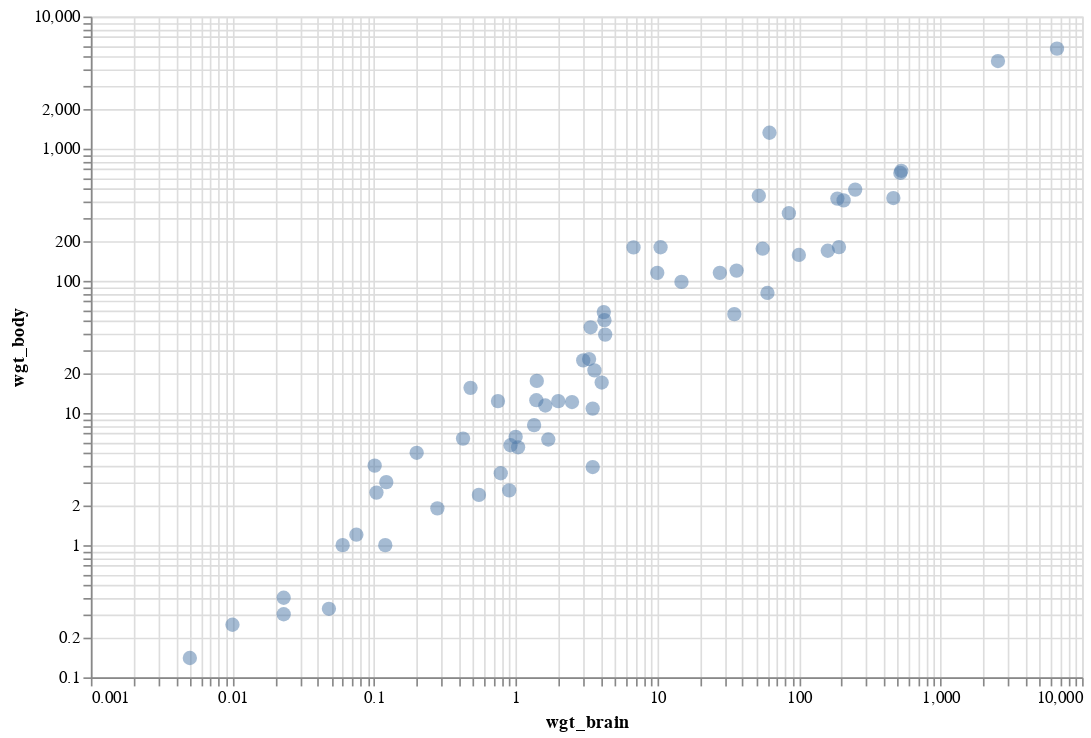

Write notebook code for a chart like this one.
### Code cell
# Logarithmic Scale
alt.Chart(brain_body_df).mark_circle(size=75, opacity=0.5).encode(
    x=alt.X("wgt_brain:Q", 
          scale=alt.Scale(type="log")),
    y=alt.Y("wgt_body:Q", scale=alt.Scale(type="log"))
).properties(
    width=600,
    height=400
)

### Figure 1 — Vega-Lite specification as saved in the notebook (floating-point values rounded to 4 significant figures)
{"$schema": "https://vega.github.io/schema/vega-lite/v2.4.3.json", "config": {"view": {"height": 300, "width": 400}}, "data": {"values": [{"wgt_body": 44.5, "wgt_brain": 3.385}, {"wgt_body": 15.5, "wgt_brain": 0.48}, {"wgt_body": 8.1, "wgt_brain": 1.35}, {"wgt_body": 423, "wgt_brain": 465}, {"wgt_body": 119.5, "wgt_brain": 36.33}, {"wgt_body": 115, "wgt_brain": 27.66}, {"wgt_body": 98.2, "wgt_brain": 14.83}, {"wgt_body": 5.5, "wgt_brain": 1.04}, {"wgt_body": 58, "wgt_brain": 4.19}, {"wgt_body": 6.4, "wgt_brain": 0.425}, {"wgt_body": 4, "wgt_brain": 0.101}, {"wgt_body": 5.7, "wgt_brain": 0.92}, {"wgt_body": 6.6, "wgt_brain": 1}, {"wgt_body": 0.14, "wgt_brain": 0.005}, {"wgt_body": 1, "wgt_brain": 0.06}, {"wgt_body": 10.8, "wgt_brain": 3.5}, {"wgt_body": 12.3, "wgt_brain": 2}, {"wgt_body": 6.3, "wgt_brain": 1.7}, {"wgt_body": 4603, "wgt_brain": 2547}, {"wgt_body": 0.3, "wgt_brain": 0.023}, {"wgt_body": 419, "wgt_brain": 187.1}, {"wgt_body": 655, "wgt_brain": 521}, {"wgt_body": 3.5, "wgt_brain": 0.785}, {"wgt_body": 115, "wgt_brain": 10}, {"wgt_body": 25.6, "wgt_brain": 3.3}, {"wgt_body": 5, "wgt_brain": 0.2}, {"wgt_body": 17.5, "wgt_brain": 1.41}, {"wgt_body": 680, "wgt_brain": 529}, {"wgt_body": 406, "wgt_brain": 207}, {"wgt_body": 325, "wgt_brain": 85}, {"wgt_body": 12.3, "wgt_brain": 0.75}, {"wgt_body": 1320, "wgt_brain": 62}, {"wgt_body": 5712, "wgt_brain": 6654}, {"wgt_body": 3.9, "wgt_brain": 3.5}, {"wgt_body": 179, "wgt_brain": 6.8}, {"wgt_body": 56, "wgt_brain": 35}, {"wgt_body": 17, "wgt_brain": 4.05}, {"wgt_body": 1, "wgt_brain": 0.12}, {"wgt_body": 0.4, "wgt_brain": 0.023}, {"wgt_body": 0.25, "wgt_brain": 0.01}, {"wgt_body": 12.5, "wgt_brain": 1.4}, {"wgt_body": 490, "wgt_brain": 250}, {"wgt_body": 12.1, "wgt_brain": 2.5}, {"wgt_body": 175, "wgt_brain": 55.5}, {"wgt_body": 157, "wgt_brain": 100}, {"wgt_body": 440, "wgt_brain": 52.16}, {"wgt_body": 179.5, "wgt_brain": 10.55}, {"wgt_body": 2.4, "wgt_brain": 0.55}, {"wgt_body": 81, "wgt_brain": 60}, {"wgt_body": 21, "wgt_brain": 3.6}, {"wgt_body": 39.2, "wgt_brain": 4.288}, {"wgt_body": 1.9, "wgt_brain": 0.28}, {"wgt_body": 1.2, "wgt_brain": 0.075}, {"wgt_body": 3, "wgt_brain": 0.122}, {"wgt_body": 0.33, "wgt_brain": 0.048}, {"wgt_body": 180, "wgt_brain": 192}, {"wgt_body": 25, "wgt_brain": 3}, {"wgt_body": 169, "wgt_brain": 160}, {"wgt_body": 2.6, "wgt_brain": 0.9}, {"wgt_body": 11.4, "wgt_brain": 1.62}, {"wgt_body": 2.5, "wgt_brain": 0.104}, {"wgt_body": 50.4, "wgt_brain": 4.235}]}, "encoding": {"x": {"field": "wgt_brain", "scale": {"type": "log"}, "type": "quantitative"}, "y": {"field": "wgt_body", "scale": {"type": "log"}, "type": "quantitative"}}, "height": 400, "mark": {"opacity": 0.5, "size": 75, "type": "circle"}, "width": 600}
